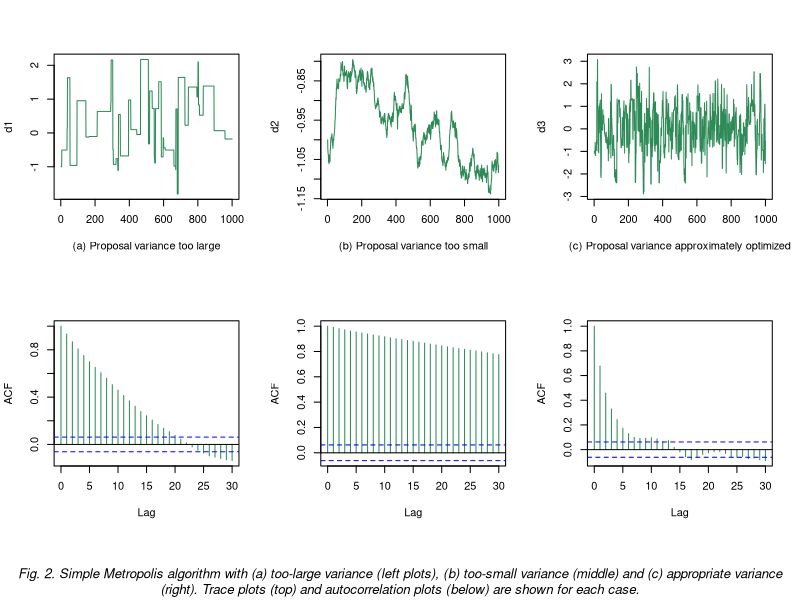

Here is the R script that generated this plot:
### optimal scaling nd motivation for adaptive mcmc
set.seed(1011)

# target - N(0,1)
# proposal - N(x,h) where h is to be chosen

N <- 1e5  # length of the chain

rwmh <- function(N=1e3,h){
X <- numeric(N) # creating MC
X <- -1 # starting value
p <- 0 # for calculating acc. prob.
# implementing RWMH
for(i in 2:N)
{
 Y <- rnorm(1,mean=X[i-1],sd=sqrt(h))
 if(runif(1)<dnorm(Y)/dnorm(X[i-1])) 
 {
  X[i] <- Y
  p <- p+1
  } else {
  X[i] <- X[i-1]
  }
} 
return( list(acc.prob=p/N, chain=X) )
}

# plots

#par(mfrow=c(2,3))
layout(matrix(c(1,2,3,4,5,6,7,7,7), ncol=3, byrow=TRUE), heights=c(4,4,1))
plot.ts(rwmh(h=1000)$chain,col="seagreen",
xlab="(a) Proposal variance too large",ylab="d1")
ts.plot(rwmh(h=0.0001)$chain,col="seagreen",
xlab="(b) Proposal variance too small",ylab="d2")
ts.plot(rwmh(h=2)$chain,col="seagreen",
xlab="(c) Proposal variance approximately optimized",ylab="d3")
acf(rwmh(h=1000)$chain,col="seagreen",main="")
acf(rwmh(h=0.0001)$chain,col="seagreen",main="")
acf(rwmh(h=2)$chain,col="seagreen",main="")

title("Fig. 2. Simple Metropolis algorithm with (a) too-large variance (left plots), (b) too-small variance (middle) and (c) appropriate variance
(right). Trace plots (top) and autocorrelation plots (below) are shown for each case.",
line = -45, outer = TRUE,font.main=3)
